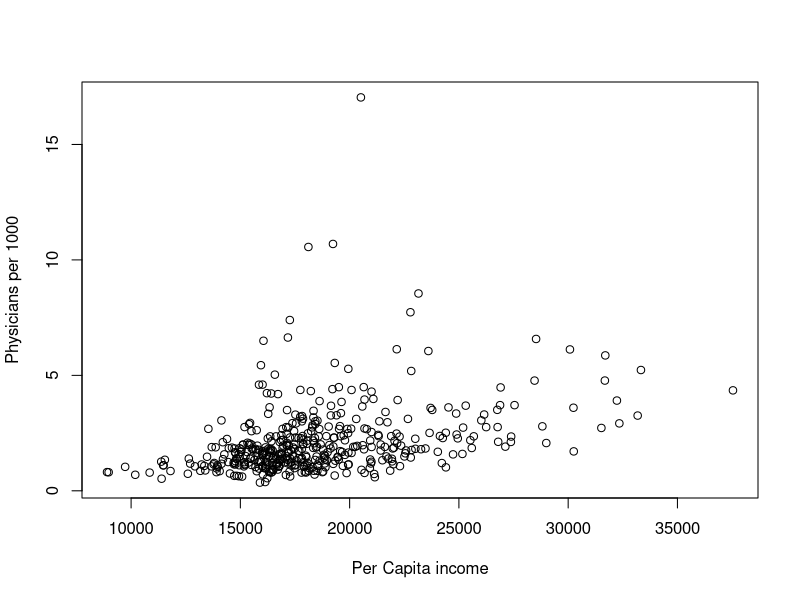
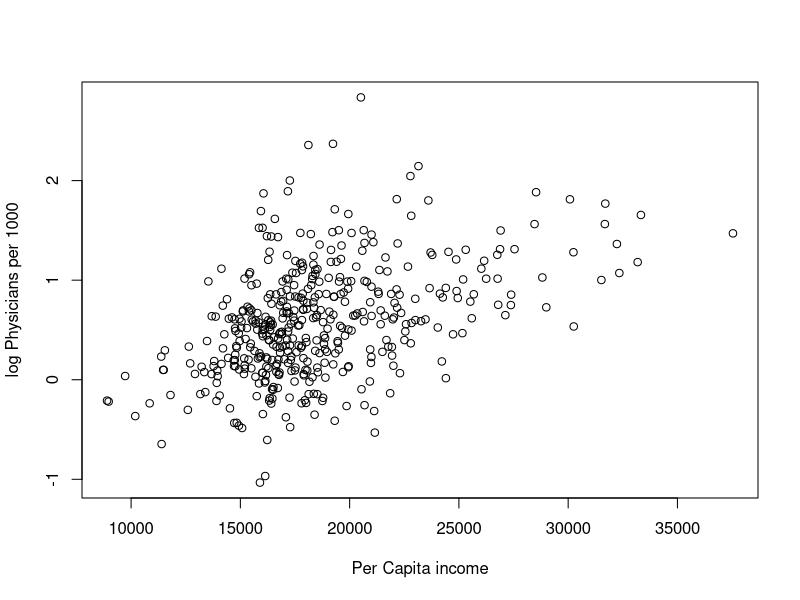
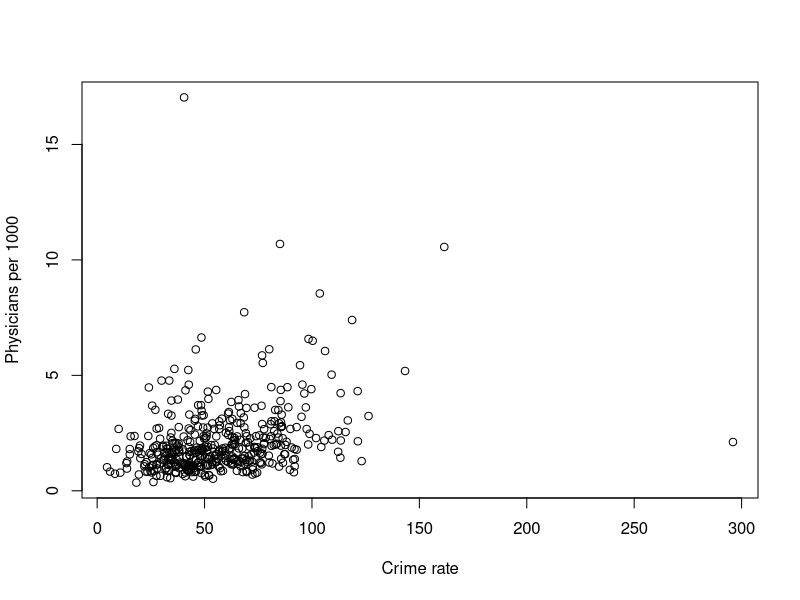
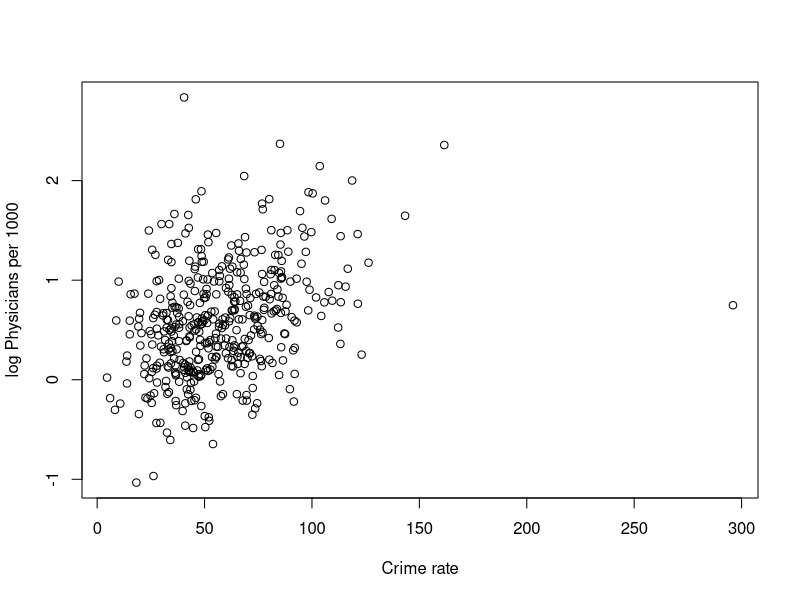
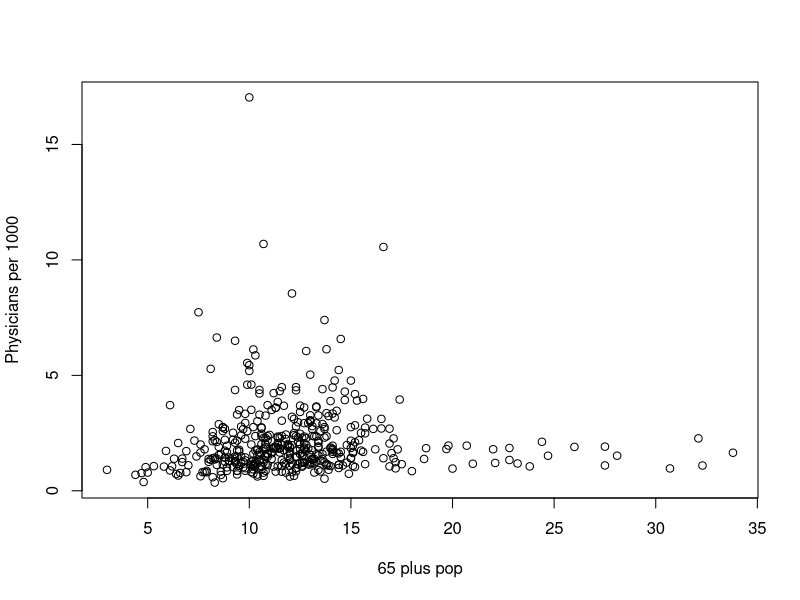
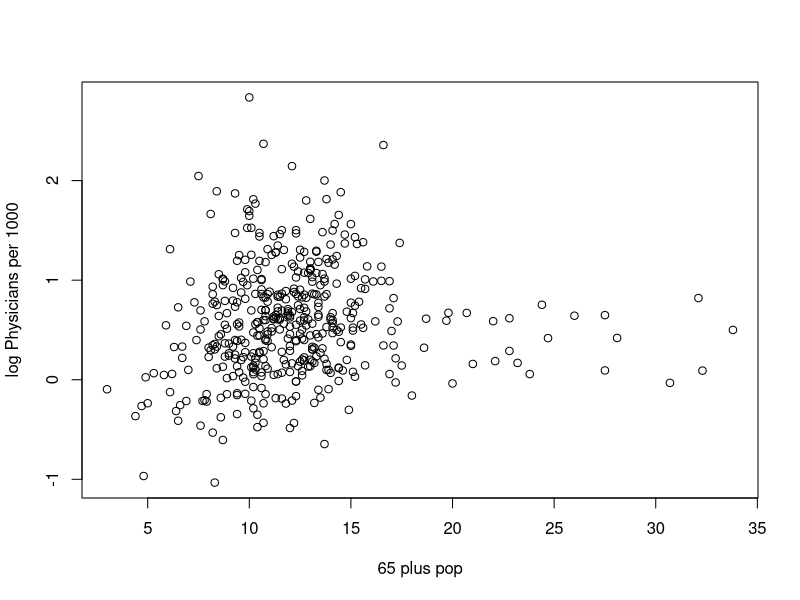
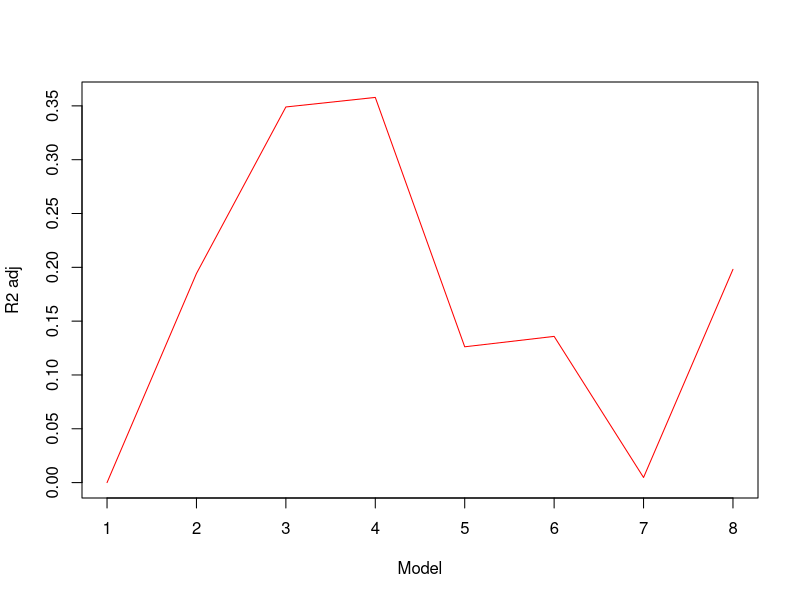
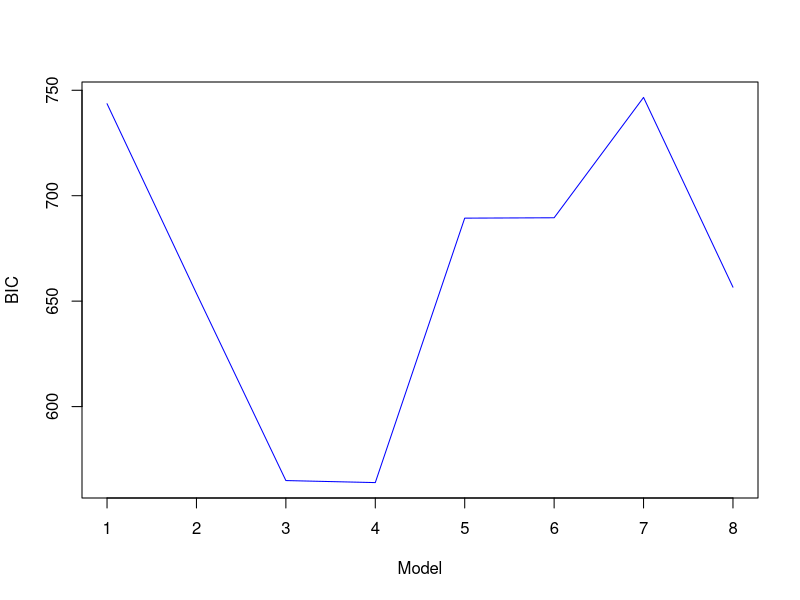

Write R code to recreate these figures, in order. (Note: this script raises an error after producing the figures.)
cdi <- read.delim("CDI.txt")
cdi$region <- factor(cdi$region, levels=c(1,2,3,4),
                     labels=c("Northeast","Midwest","South","West"))
cdi$phys1000 <- 1000*cdi$phys/cdi$popul
cdi$crm1000 <- 1000*cdi$crimes/cdi$popul

# Plot phys1000 against each of percapitaincome, crm1000 and pop65plus. Also plot
# log(phys1000) against the others. Does is seem reasonable to take the log?
with(cdi, plot(phys1000 ~ percapitaincome, 
                xlab="Per Capita income", ylab="Physicians per 1000"))

with(cdi, plot(log(phys1000) ~ percapitaincome, 
               xlab="Per Capita income", ylab="log Physicians per 1000"))

with(cdi, plot(phys1000 ~ crm1000, 
               xlab="Crime rate", ylab="Physicians per 1000"))

with(cdi, plot(log(phys1000) ~ crm1000, 
               xlab="Crime rate", ylab="log Physicians per 1000"))

with(cdi, plot(phys1000 ~ pop65plus, 
               xlab="65 plus pop", ylab="Physicians per 1000"))

with(cdi, plot(log(phys1000) ~ pop65plus, 
               xlab="65 plus pop", ylab="log Physicians per 1000"))

# Yes it seems reasonable to take the log since the dependcy becomes more linear

#Use log(phys1000) as dependent variable and fit all 2p = 2^3 = 8 possible subsets of the three
#x-variables. We assume that we do not need any interaction terms. Calculate R^2_adj and BIC for
#each model. Which model is ???best????

model.1 = lm(log(phys1000) ~ 1, data=cdi)
model.2 = lm(log(phys1000) ~ percapitaincome, data=cdi) 
model.3 = lm(log(phys1000) ~ percapitaincome+crm1000, data=cdi) 
model.4 = lm(log(phys1000) ~ percapitaincome+crm1000+pop65plus, data=cdi) 
model.5 = lm(log(phys1000) ~ crm1000, data=cdi) 
model.6 = lm(log(phys1000) ~ crm1000+pop65plus, data=cdi) 
model.7 = lm(log(phys1000) ~ pop65plus, data=cdi) 
model.8 = lm(log(phys1000) ~ pop65plus+percapitaincome, data=cdi) 

# R-squared adjusted
r2adj = c(summary(model.1)$adj.r.squared, 
          summary(model.2)$adj.r.squared,
          summary(model.3)$adj.r.squared, 
          summary(model.4)$adj.r.squared,
          summary(model.5)$adj.r.squared,
          summary(model.6)$adj.r.squared,
          summary(model.7)$adj.r.squared,
          summary(model.8)$adj.r.squared)

# BIC 
bic <- c(AIC(model.1,model.2,model.3, model.4, model.5,
            model.6, model.7, model.8, k=log(nrow(cdi))))

crit.models <- data.frame(r2adj, bic)
plot(crit.models$r2adj, type='l', xlab='Model', ylab='R2 adj', col='red')
plot(crit.models$AIC, type='l', xlab='Model', ylab='BIC', col='blue')

# Model 3 with per capita income and crime rate seems to be the best overall

#Use the largest model and plot the leverage, vii, both in order (against i) and against each of the
#three x-variables. Is there any observation with a dangerously large leverage? Try to identify in
#which variable the problem lies. Find out which county this is.

v <- hatvalues(model.4) # leverage
plot(v, xlab='i', ylab='Leverage')
plot(v~cdi$percapitaincome, xlab='Per capita income', ylab='Leverage')
plot(v~cdi$crm1000, xlab='Crime rate', ylab='Leverage')
plot(v~cdi$pop65plus, xlab='65 plus pop', ylab='Leverage')


cdi[which(v>0.15),2] 

# Kings county seems to be the outlier since their crime rate is insane

#Calculate the studentized residuals, r???i, and plot them against each of the three x-variables. Also
#plot them against the predicted values, Y??i. Any problems?

r_stud <- rstudent(model.4) # studentised residuals
plot(r_stud, xlab='i', ylab='Studentised res')
abline(h=0)
abline(h=c(-2,2),col="red")
plot(r_stud~cdi$percapitaincome, xlab='Per capita income', ylab='Studentised res')
abline(h=0)
abline(h=c(-2,2),col="red")
plot(r_stud~cdi$crm1000, xlab='Crime rate', ylab='Studentised res')
abline(h=0)
abline(h=c(-2,2),col="red")
plot(r_stud~cdi$pop65plus, xlab='65 plus pop', ylab='Studentised res')
abline(h=0)
abline(h=c(-2,2),col="red")
plot(r_stud~model.4$fit, xlab='Fitted values', ylab='Studentised res')
abline(h=0)
abline(h=c(-2,2),col="red")

# Seems like there is some structural problem in the model since many studentised residuals 
# are very high. Also, the King's county data point seems to be very low. 

#Look at the s(i) used in the studentized residuals. Which county produced the largest decrease
#when left out? What about the problematic one from (c)?

infl <- influence(model.4) # will calculate basic influence measures
s_i <- infl$sigma #a vector whose i-th element contains the estimate of the
#residual standard deviation obtained when the i-th case is dropped from the regression

plot(s_i) 
cdi[which(s_i<0.438),2] 

# The little bastard of King's county is one of the problematic points. 
# Olmsted county is also a bitch. 

#Calculate Cook???s distance, Di and plot it against the x-variables. Any problems? What about the
#problematic counties from (c) and (e)?

D <- cooks.distance(model.4)
plot(D)
abline(h=4/nrow(cdi), col='red')
abline(h=1, col='green')
cdi[which(D>0.8),2] # The sucker King's county is there again, Olmsted seems cool. 
sum(count(which(D>4/nrow(cdi)))$freq) # 27 little try-hards have Cook's distance above 4/n

#Calculate the DFBETAj and plot each one of them. Which of the ??-parameters have been most
#influenced by the problematic counties?





